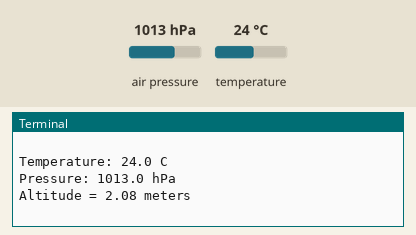
Bench run of a program on a simulated Raspberry Pi (BCM pin numbers). On the bench: the last lines printed to the terminal. Inputs (shaded band) come from the test bench; at power-on: air pressure 1013 hPa, temperature 24 °C.

Above: at 1.2 s.
1.3 s: air pressure set to 952 hPa
At 2.6 s:
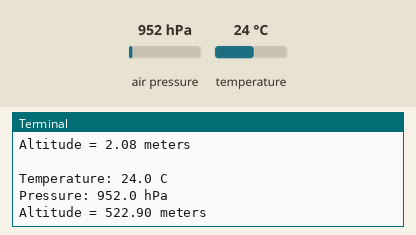
2.8 s: temperature set to 12 °C
At 4.2 s:
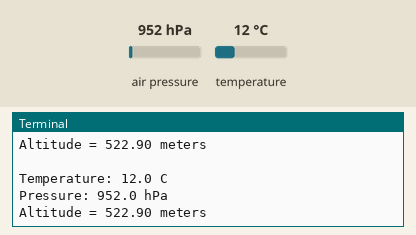
4.3 s: air pressure set to 975 hPa
At 7.5 s:
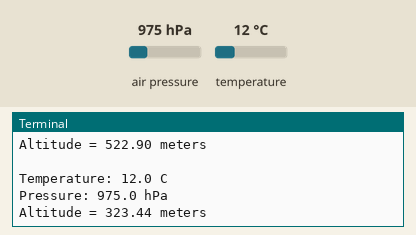
Timing chart, 0 to 9.0 s (numbered marks = the images above; inputs shaded):
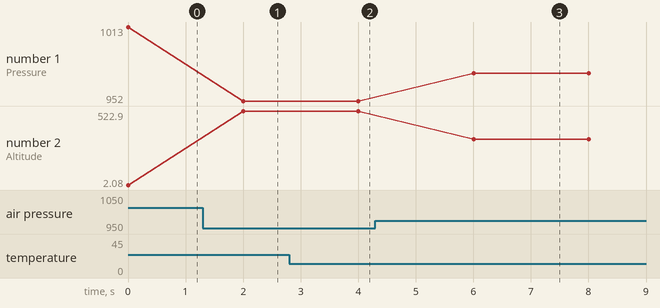

Measured:
- after the input at 1.3 s, the terminal: prints a new line after 0.70 s (image 1)
- after the input at 2.8 s, the terminal: prints a new line after 1.2 s (image 2)
- after the input at 4.3 s, the terminal: prints a new line after 1.7 s (image 3)
- plotted number 1: 1013 → 952 after the input at 1.3 s, 952 → 975 after the input at 4.3 s
- plotted number 2: 2.08 → 522.9 after the input at 1.3 s, 522.9 → 323.44 after the input at 4.3 s

The program:

bmp_test.py
```python
import time
import board
# import digitalio # For use with SPI
import adafruit_bmp280

# Create sensor object, communicating over the board's default I2C bus
i2c = board.I2C()   # uses board.SCL and board.SDA
bmp280 = adafruit_bmp280.Adafruit_BMP280_I2C(i2c, address=0x76)

# OR Create sensor object, communicating over the board's default SPI bus
# spi = board.SPI()
# bmp_cs = digitalio.DigitalInOut(board.D10)
# bmp280 = adafruit_bmp280.Adafruit_BMP280_SPI(spi, bmp_cs)

# change this to match the location's pressure (hPa) at sea level
bmp280.sea_level_pressure = 1013.25

while True:
    print("\nTemperature: %0.1f C" % bmp280.temperature)
    print("Pressure: %0.1f hPa" % bmp280.pressure)
    print("Altitude = %0.2f meters" % bmp280.altitude)
    time.sleep(2)
```
